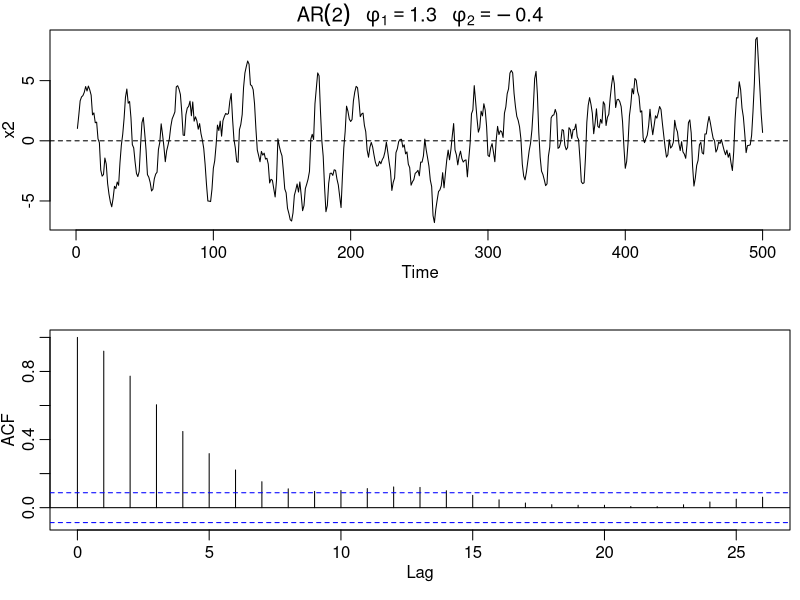
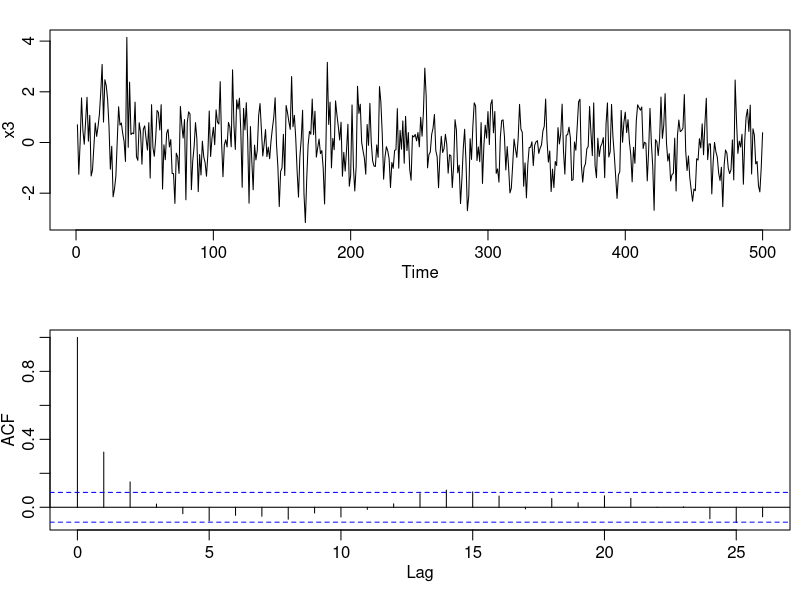
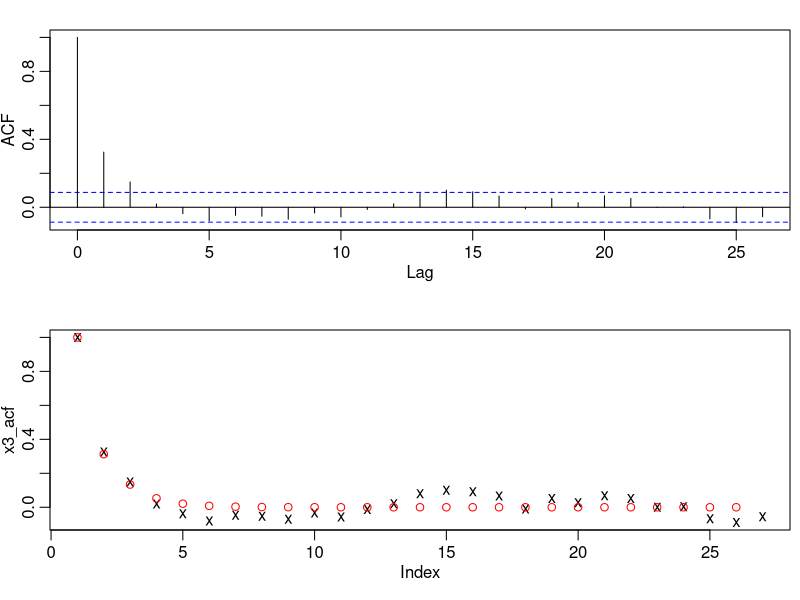

Write R code to recreate these figures, in order.
# AR Characteristic Polynomial

set.seed(1342)
z <- c(1, -1.3, 0.4)

a <- polyroot(z)

# first row rho(0) = 1 = C1 + C2
# second row rho(1) = C1 * (1/z1) + C2 * (1/z2)
# solving for C1 and C2 when the solution is 1 and phi_1 / (1 - phi_2)
K <- rbind(c(1,1), c(1/a[1], 1/a[2]))
b <- c(1, 1.3/(1 + 0.4))

C <- solve(K, b)

par(mfrow = c(2, 1), mar = c(3, 2, 1, 0) + 0.5, mgp = c(1.6, 0.6, 0))
x2 <- arima.sim(list(order = c(2, 0, 0), ar = c(1.3, -0.4)), n = 500)

plot.ts(x2, main = (expression(AR(2)~~~phi[1] == 1.3 ~~~phi[2] == -0.4)))
abline(h = 0, lty = 'dashed')
acf(x2)

?expression
?arima.sim

phi1 <- 0.3
phi2 <- 0.04

X <- c(1, -phi1, -phi2)
z2 <- polyroot(X)

K2 <- rbind(c(1, 1), c(1/z2[1], 1/z2[2]))
b2 <- c(1, phi1 / (1 - phi2))

C <- solve(K2, b2)
x3 <- arima.sim(list(ar = c(phi1, phi2)), n = 500)
plot.ts(x3)
acf(x3)

x3_acf <- acf(x3, type = 'correlation')
x3_acf <- x3_acf$acf

tau <- 0:25

rho <- 0.175 * ((-0.1) ** tau) + 0.825 * ((0.4) ** tau)


plot(x3_acf, pch = 'x')
lines(rho, type = 'p', col = 'red')

?lines
?acf
?plot

A <- matrix(c(1, 0.147, 0.094, 0.147, 1, 0.174, 0.094, 0.147, 1), nrow = 3, ncol = 3) ; A
A_inv <- solve(A) ; A_inv
rho_est <- matrix(c(0.147, 0.094, 0.384)) ; rho_est
A_inv %*% rho_est
